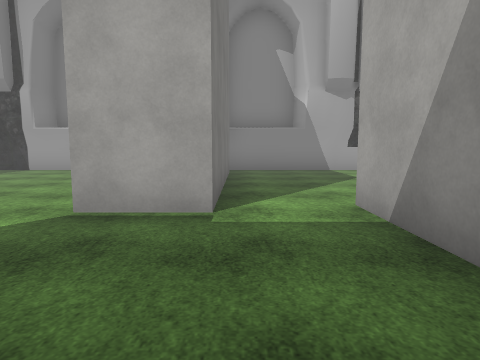
View 1 (above)

19 first-person views from a walk through a Unity game level. The camera is 1.4 m above the floor, tilts 6° down and sees 75° across. The floor is counted in squares, 2 m on a side. Each view is taken from the middle of a square. On the plan, view 1 faces up. The plan holds only what a view shows up to about 10 squares ahead; the rest is blank. The place goes on beyond the plan. The player is left out. Some surface patterns are stand-ins.

View 2
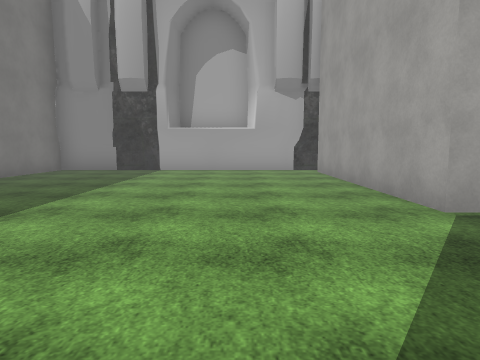

View 3
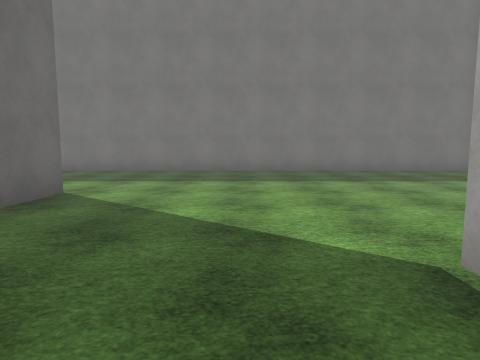

View 4
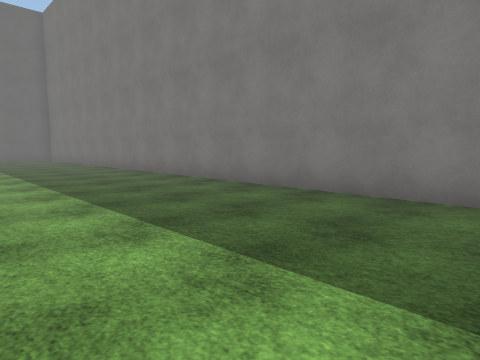

View 5
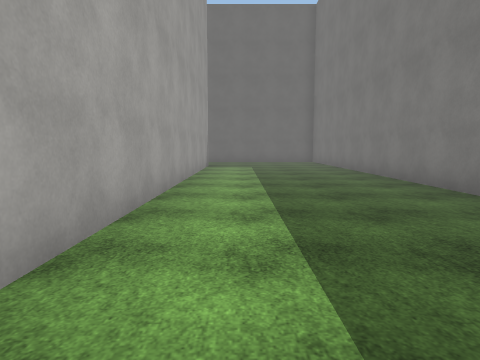

View 6
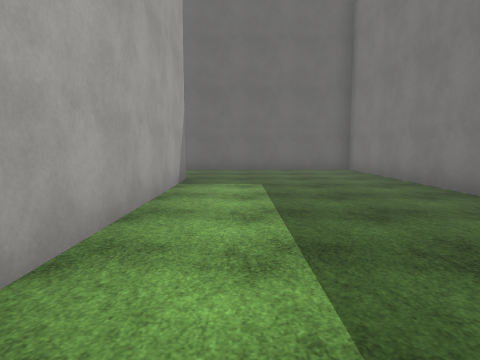

View 7
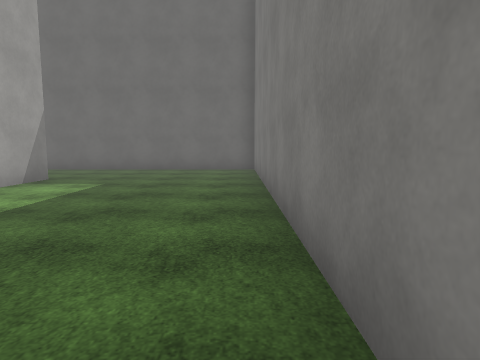

View 8
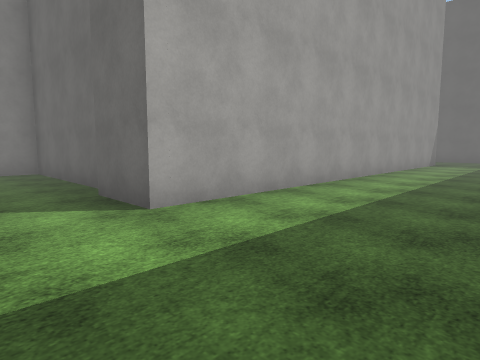

View 9
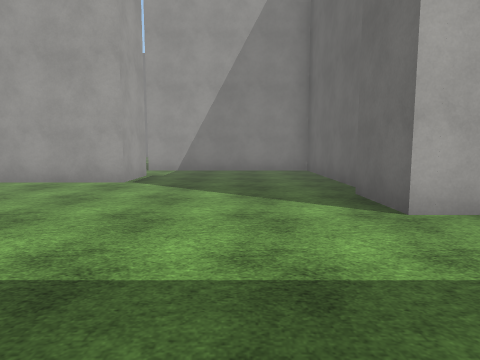

View 10
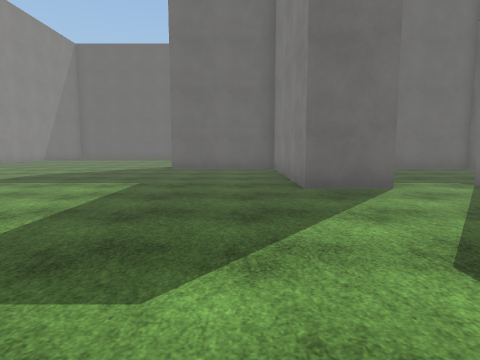

View 11
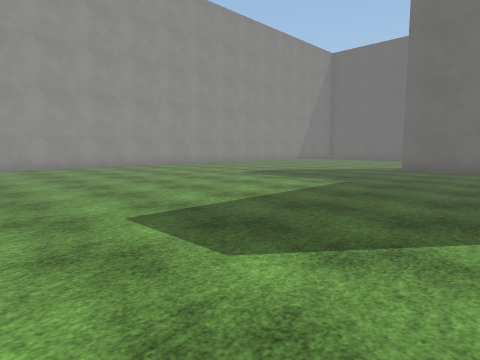

View 12
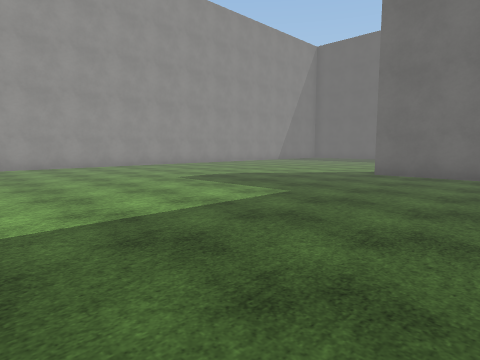

View 13
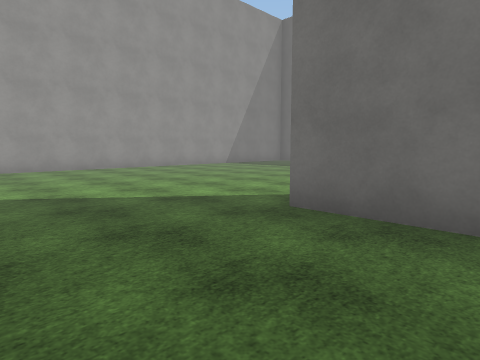

View 14
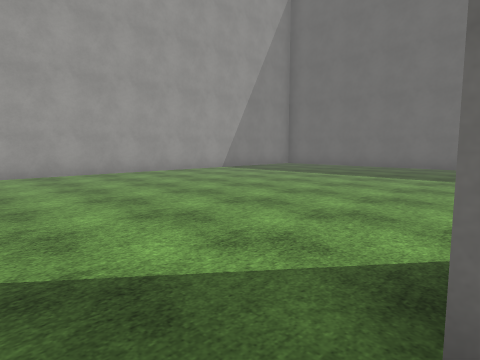

View 15
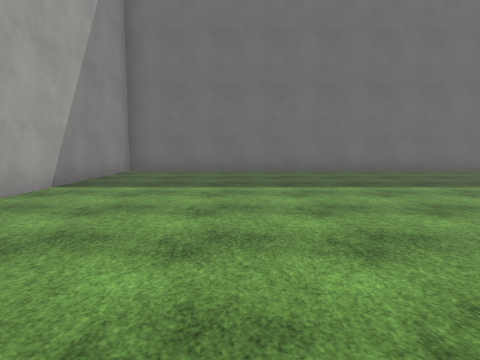

View 16
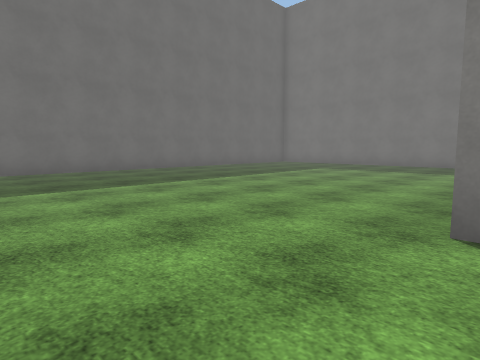

View 17
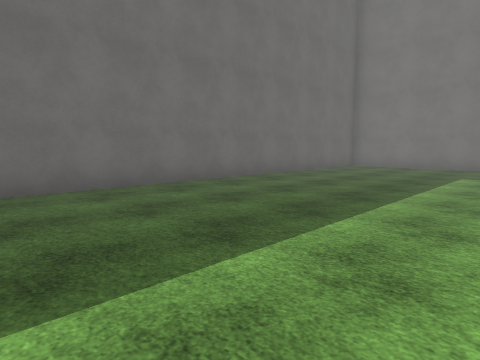

View 18
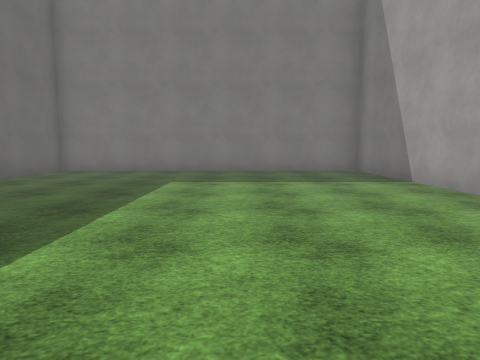

View 19
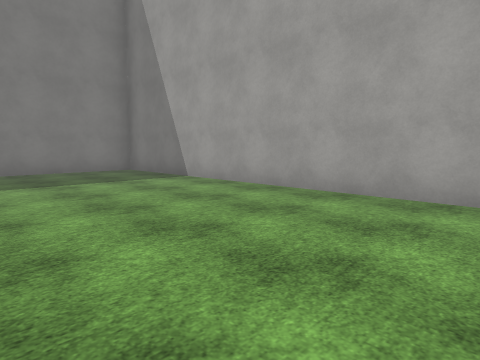

### Floor plan
Points are (right, up) in squares from view 1. A wall is a line through its corners. A room is listed if a view was taken in it or the views show most of it. See-through windows are left out.
Room 1 (views 1, 2, 3, 4, 5, 6, 7, 8, 9)
walls: (-3.3, -1) (1.4, -1) (1.4, 2.6); (-0.3, 3.3) (-1.8, 3.3) (-1.8, 9); (-4.8, -11.4) (-4.8, -0.7) (-3.3, -0.7); (-1.1, 9.5) (-9.5, 9.5) (-9.5, -15.9) (-5.6, -15.9)
ways out: opening at (0.5, 3.5) to room 2; gap at (-1, 9) to room 2; opening at (-5, -13.5)
Room 2 (views 10, 11, 12, 13, 14, 15, 16, 17, 18, 19)
walls: (5.5, -2.5) (-3.3, -2.5) (-3.3, -11.3) (14.3, -11.3) (14.3, 0.8); (1.4, 2.6) (1.4, 3.8) (2.9, 3.8) (2.9, -1) (6.2, -1); (14.3, 4) (14.3, 7.5); (3.6, 9.5) (-1.1, 9.5); (-0.3, 8.6) (-0.3, 3.3)
ways out: opening at (0.5, 3.5) to room 1; gap at (-1, 9) to room 1

Where each view was taken, in squares from view 1:
view 1: 0 up, 0 right, facing up
view 2: 0 up, 4 left, facing up
view 3: 2 up, 0 right, facing left
view 4: 2 up, 5 left, facing down-left
view 5: 1 down, 6 left, facing down
view 6: 6 down, 6 left, facing down
view 7: 6 down, 9 left, facing down
view 8: 1 up, 8 left, facing down-right
view 9: 1 up, 8 left, facing right
view 10: 9 up, 4 right, facing down
view 11: 9 up, 3 right, facing down-right
view 12: 7 up, 3 right, facing down-right
view 13: 2 up, 4 right, facing down-right
view 14: 0 up, 6 right, facing down-right
view 15: 2 down, 11 right, facing down
view 16: 2 down, 9 right, facing down-left
view 17: 6 down, 8 right, facing down-left
view 18: 6 down, 6 right, facing left
view 19: 7 down, 6 right, facing up-left
